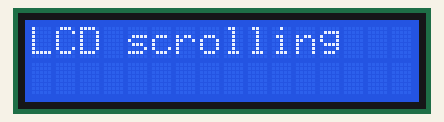
Bench run of a sketch on a simulated Arduino Uno, built with avr-gcc and run on an emulated ATmega328P. Parts: 16×2 character LCD.

Above: at 0.1 s.
At 2.1 s:
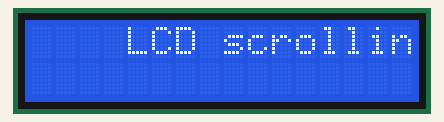
At 4.1 s:
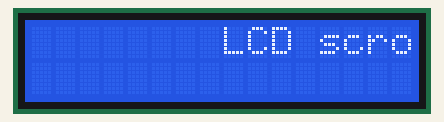
At 8.7 s:
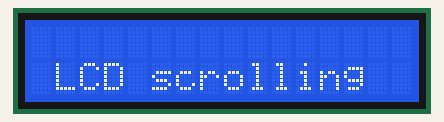
At 12.7 s:
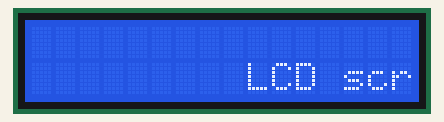
At 17.2 s:
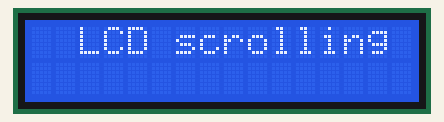

Measured:
- by itself, everything shown: repeats every 16.1 s, in 64 steps
- what the display in image 1 shows lasts 0.5 s, from 2.1 s to 2.6 s

The sketch:

Srishti5.ino
```cpp
/*Scrolling text in an LED display*/


#include <LiquidCrystal.h>

LiquidCrystal lcd(8,9,10,11,12,13);/*initialize LCD pins*/

void setup() {
  // put your setup code here, to run once:
lcd.begin(16,2);/*Initialize the no of active characters in LCD*/
}

void loop() {
  // put your main code here, to run repeatedly:
  for(int i=0;i<16;i++)
  {
  lcd.setCursor(i,0);
  lcd.print("LCD scrolling");
  delay(500);

  lcd.setCursor(i,0);
  lcd.print(" ");
  delay(1);
  }
  for(int i=0;i<16;i++)
  {
  lcd.setCursor(i,1);
  lcd.print("LCD scrolling");
  delay(500);

  lcd.setCursor(i,1);
  lcd.print(" ");
  delay(1);
  }

}
```
